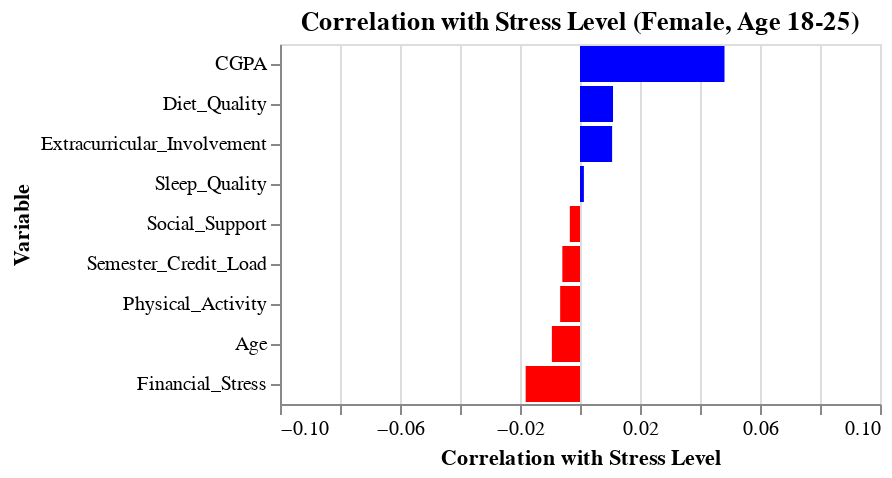

The notebook cell saved with this chart:
### Code cell
#Correlation with Stress Level (Female, Age 18-25)
correlation_columns_adjusted = [
    'Stress_Level', 'CGPA', 'Sleep_Quality', 'Physical_Activity',
    'Diet_Quality', 'Social_Support', 'Financial_Stress',
    'Extracurricular_Involvement', 'Semester_Credit_Load', 'Age'
]

data_adjusted_female_18_25 = data_adjusted[
    (data_adjusted['Gender'] == 'Female') & 
    (data_adjusted['Age'] >= 18) & 
    (data_adjusted['Age'] <= 25)
]

correlation_matrix_female_18_25 = data_adjusted_female_18_25[correlation_columns_adjusted].corr()

correlation_data_female_18_25 = correlation_matrix_female_18_25[['Stress_Level']].reset_index()

correlation_data_female_18_25.columns = ['Variable', 'Correlation_with_Stress_Level']

correlation_data_female_18_25 = correlation_data_female_18_25[
    correlation_data_female_18_25['Variable'] != 'Stress_Level'
]

chart = alt.Chart(correlation_data_female_18_25).mark_bar().encode(
    x=alt.X(
        'Correlation_with_Stress_Level:Q', 
        title='Correlation with Stress Level', 
        scale=alt.Scale(domain=(-0.1, 0.1))
    ),
    y=alt.Y('Variable:O', sort='-x'),
    color=alt.condition(
        alt.datum.Correlation_with_Stress_Level > 0,
        alt.value("blue"),
        alt.value("red")
    )
).properties(
    title="Correlation with Stress Level (Female, Age 18-25)"
)
chart.save("female_correlation_stress_level.html")
chart

### Figure 1 — Vega-Lite specification as saved in the notebook (floating-point values rounded to 4 significant figures)
{"config": {"view": {"continuousWidth": 300, "continuousHeight": 300}}, "data": {"name": "data-dcb344c59c4653ad1e6af7b73bd2a9a7"}, "mark": {"type": "bar"}, "encoding": {"color": {"condition": {"test": "(datum.Correlation_with_Stress_Level > 0)", "value": "blue"}, "value": "red"}, "x": {"field": "Correlation_with_Stress_Level", "scale": {"domain": [-0.1, 0.1]}, "title": "Correlation with Stress Level", "type": "quantitative"}, "y": {"field": "Variable", "sort": "-x", "type": "ordinal"}}, "title": "Correlation with Stress Level (Female, Age 18-25)", "$schema": "https://vega.github.io/schema/vega-lite/v5.20.1.json", "datasets": {"data-dcb344c59c4653ad1e6af7b73bd2a9a7": [{"Variable": "CGPA", "Correlation_with_Stress_Level": 0.04817}, {"Variable": "Sleep_Quality", "Correlation_with_Stress_Level": 0.001297}, {"Variable": "Physical_Activity", "Correlation_with_Stress_Level": -0.00661}, {"Variable": "Diet_Quality", "Correlation_with_Stress_Level": 0.01101}, {"Variable": "Social_Support", "Correlation_with_Stress_Level": -0.003396}, {"Variable": "Financial_Stress", "Correlation_with_Stress_Level": -0.01811}, {"Variable": "Extracurricular_Involvement", "Correlation_with_Stress_Level": 0.0107}, {"Variable": "Semester_Credit_Load", "Correlation_with_Stress_Level": -0.005885}, {"Variable": "Age", "Correlation_with_Stress_Level": -0.009375}]}}
